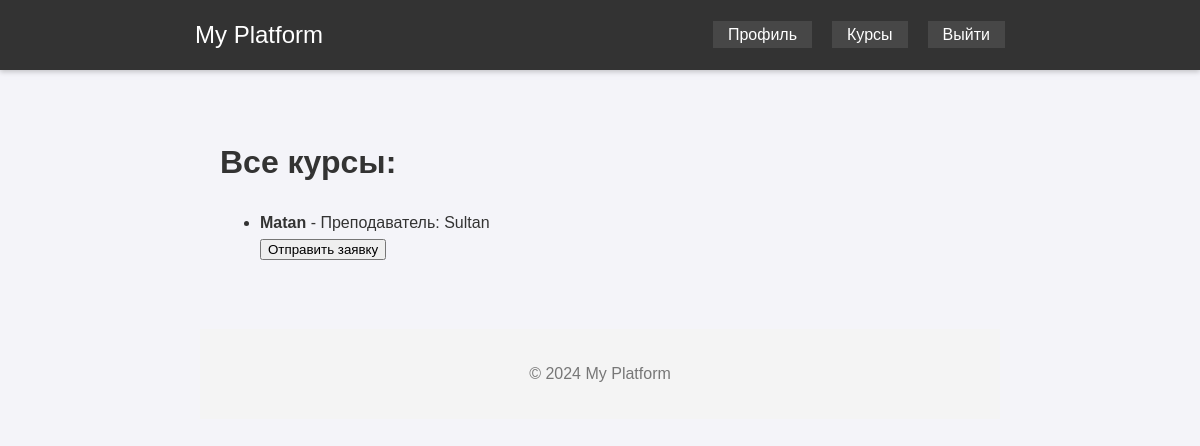
The page /courses/ (signed in) on the database as committed earlier.
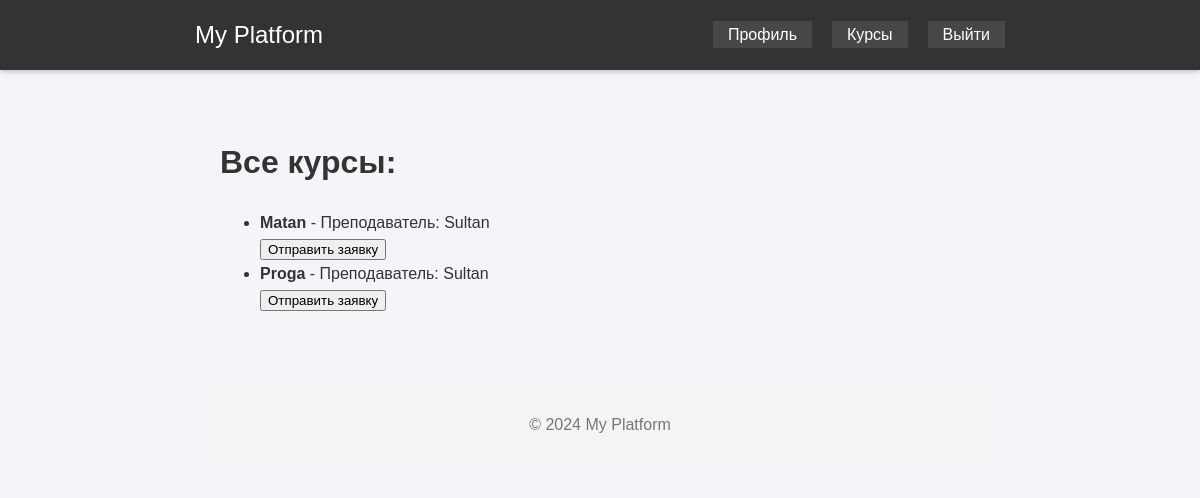
The same page on the database as committed later.
### main/models.py (models this page shows, shortened)
class Courses(models.Model):
    name = models.CharField(max_length=128, blank=False)
    description = models.TextField(null=True)
    students = models.ManyToManyField(Users)
    teacher = models.ForeignKey(Users, on_delete=models.SET_NULL, null=True, limit_choices_to={'role': Users.TEACHER}, related_name='teacher')

class Users(AbstractUser):
    STUDENT = 'S'
    TEACHER = 'T'
    ROLES = [
        (STUDENT, 'Student'),
        (TEACHER, 'Teacher'),
    ]
    role = models.CharField(choices=ROLES, max_length=1, default=STUDENT)

### main/views.py (the view)
# urls.py: path('courses/', view_courses, name='view_courses'),
@login_required
def view_courses(request):
    courses = Courses.objects.all()
    return render(request, 'view_courses.html', {'courses': courses})

### templates/view_courses.html (shortened to what this page needs)
{% extends "base.html" %}
{% block content %}
<h1>Все курсы:</h1>
<ul>
    {% for course in courses %}
        <li>
            <strong>{{ course.name }}</strong> - Преподаватель: {{ course.teacher.username }}
            {% if user.role == 'S' %}
                <form method="post" action="{% url 'apply_course' course.id %}">
                    <button type="submit">Отправить заявку</button>
                </form>
            {% endif %}
        </li>
    {% endfor %}
</ul>
{% endblock %}

Rows that differ between the two databases and show on the page:
added Courses: name "Proga", teacher.username "Sultan"
